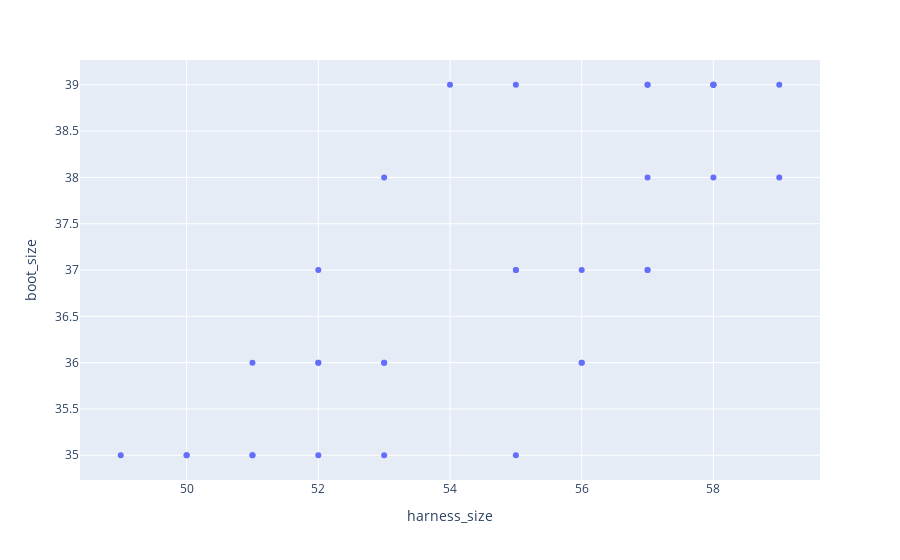

The notebook cell this image was saved under:
### Markdown cell above
Hagamos un gráfico simple del tamaño del arnés versus el tamaño de la bota para nuestros perros de avalanchas con pies más pequeños.

### Code cell
# Cargue y prepare plotly para crear nuestros gráficos
import plotly.express
import graphing # este es un archivo personalizado que puede encontrar en nuestro código en github

dataset = pd.read_csv('C:/Users/santi/OneDrive/Escritorio/Desktop/doggy-boot-harness.csv',delimiter=',',header='infer')

# Muestre un gráfico de tamaño de arnés por tamaño de bota:
plotly.express.scatter(data_smaller_paws, x="harness_size", y="boot_size")

### Figure 1 — Plotly figure (JSON) as saved in the notebook; plotly's stock layout.template omitted (floating-point values rounded to 4 significant figures)
{"data": [{"hovertemplate": "harness_size=%{x}<br>boot_size=%{y}<extra></extra>", "legendgroup": "", "marker": {"color": "#636efa", "symbol": "circle"}, "mode": "markers", "name": "", "orientation": "v", "showlegend": false, "type": "scatter", "x": [58, 58, 52, 58, 57, 52, 55, 53, 49, 56, 53, 58, 56, 51, 50, 59, 55, 50, 52, 53, 54, 56, 55, 57, 53, 57, 57, 55, 51, 52, 58, 57, 51, 59], "xaxis": "x", "y": [39, 38, 37, 39, 38, 35, 37, 36, 35, 36, 38, 39, 36, 36, 35, 38, 37, 35, 36, 35, 39, 37, 35, 39, 36, 37, 37, 39, 35, 36, 39, 39, 35, 39], "yaxis": "y"}], "layout": {"legend": {"tracegroupgap": 0}, "margin": {"t": 60}, "xaxis": {"anchor": "y", "domain": [0, 1], "title": {"text": "harness_size"}}, "yaxis": {"anchor": "x", "domain": [0, 1], "title": {"text": "boot_size"}}}}
